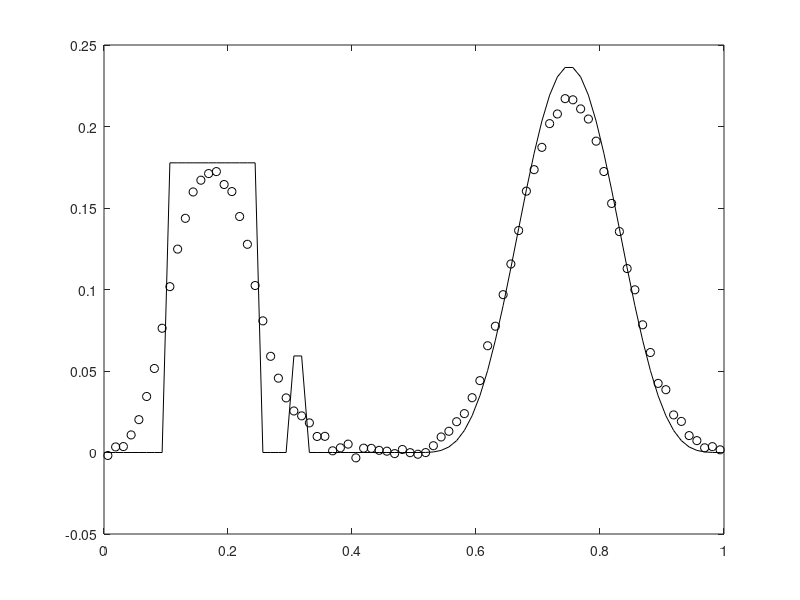
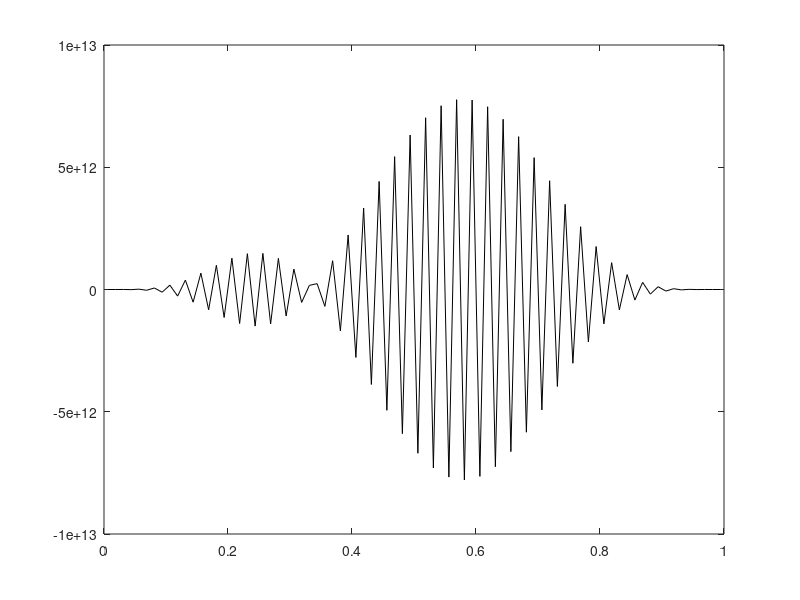
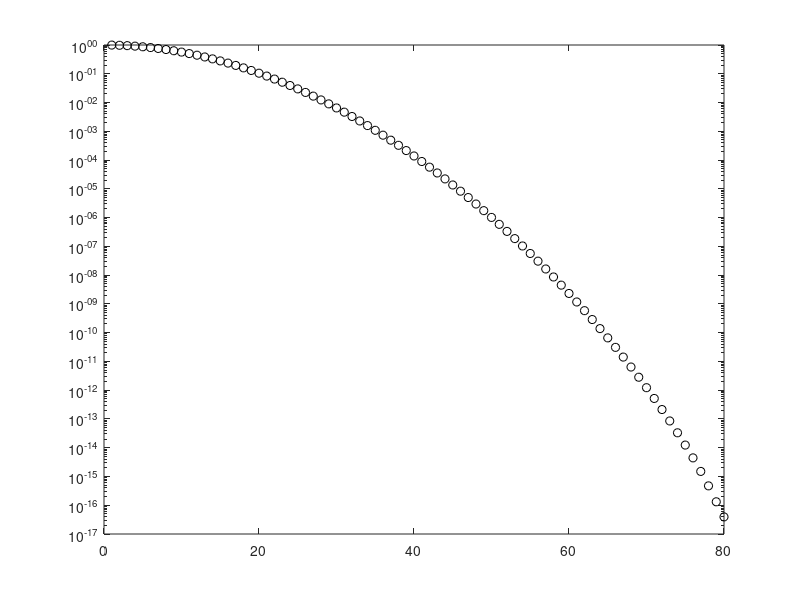

These figures' MATLAB source, in order:
%  
%  1d image deblurring inverse problem with Dirichlet boundary conditions.
%
clear all, close all
n = 80; %%%input(' No. of grid points = ');
h = 1/n;
t = [h/2:h:1-h/2]';
sig = .05; %%%input(' Kernel width sigma = ');
kernel = (1/sqrt(pi)/sig) * exp(-(t-h/2).^2/sig^2);
A = toeplitz(kernel)*h;

% Set up true solution x_true and data b = A*x_true + error.
x_true = 50*(.75*(.1<t&t<.25) + .25*(.3<t&t<.32) + (.5<t&t<1).*sin(2*pi*t).^4);
x_true = x_true/norm(x_true);
Ax = A*x_true;
err_lev = 2; %%%input(' Percent error in data = ');
sigma = err_lev/100 * norm(Ax) / sqrt(n);
rng(0) % Use randn('seed',0) for old version of MATLAB
eta =  sigma * randn(n,1);
b = Ax + eta;
figure(1), 
  plot(t,x_true,'k',t,b,'ko')
  %legend('true image','blurred, noisy data','Location','NorthWest')
figure(2),
  plot(t,A\b,'k')

delta_b = norm(b-Ax)
delta_x = norm(x_true-A\b)

% SVD analysis
[U,S,V] = svd(A);
figure(3),
  semilogy(diag(S),'ko')
